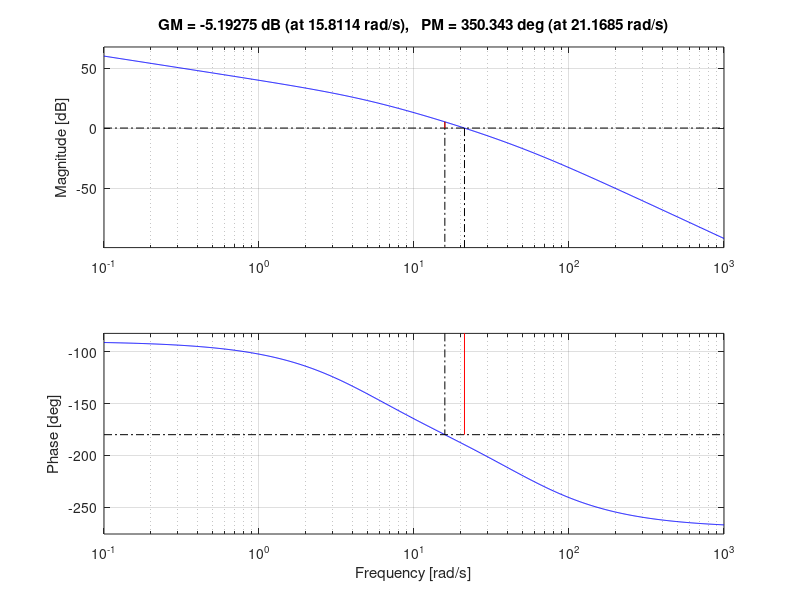
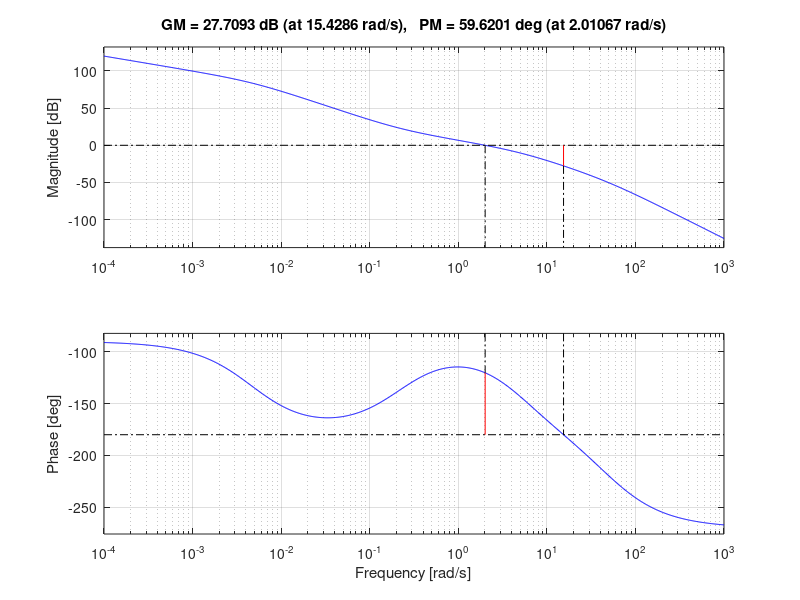
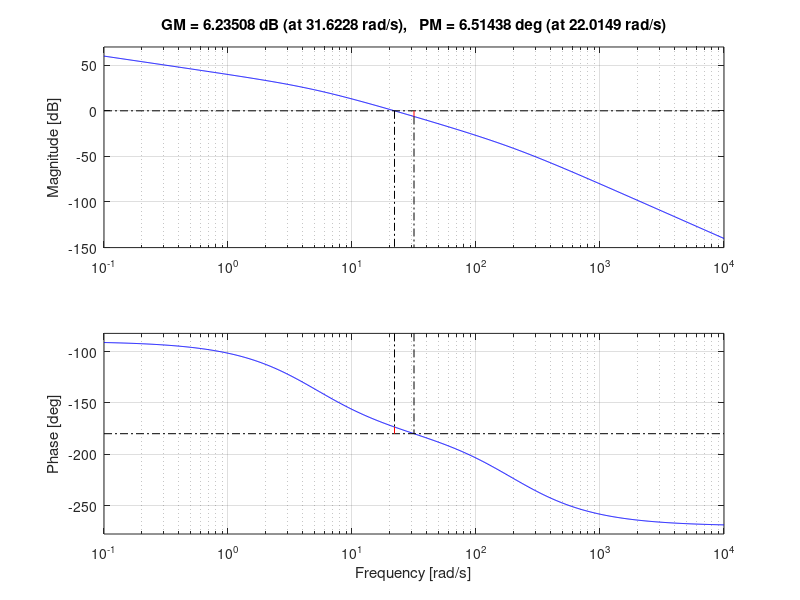
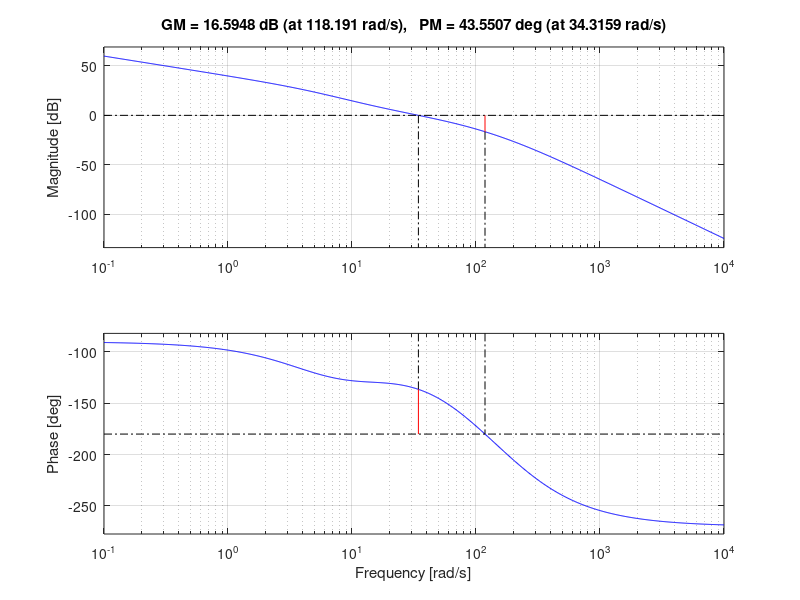

Write the MATLAB code that produced these figures, in order.
%% Homework 9

K = 100;
numG = [K];
denG = conv(conv([1/5 1], [1/50 1]), [1 0]);
G = tf(numG, denG);

wc = 2;
alpha = abs(100/(2*j*(.4*j+1)*(1/25*j+1)));
T = 9/wc;


numD = [T 1];
denD = [alpha*T 1];
D = tf(numD, denD);

figure;
margin(G)
figure;
margin(D*G);

% Part 6.50

K = 100;
numG = [K];
denG = conv(conv([1/5 1], [1/200 1]), [1 0]);
G = tf(numG, denG);

wc = 34.3;
alpha = 0.1716;
T = 1/(wc*sqrt(alpha));

numD = [T 1];
denD = [alpha*T 1];
D = tf(numD, denD);

figure;
margin(G);
figure;
margin(D*G);

